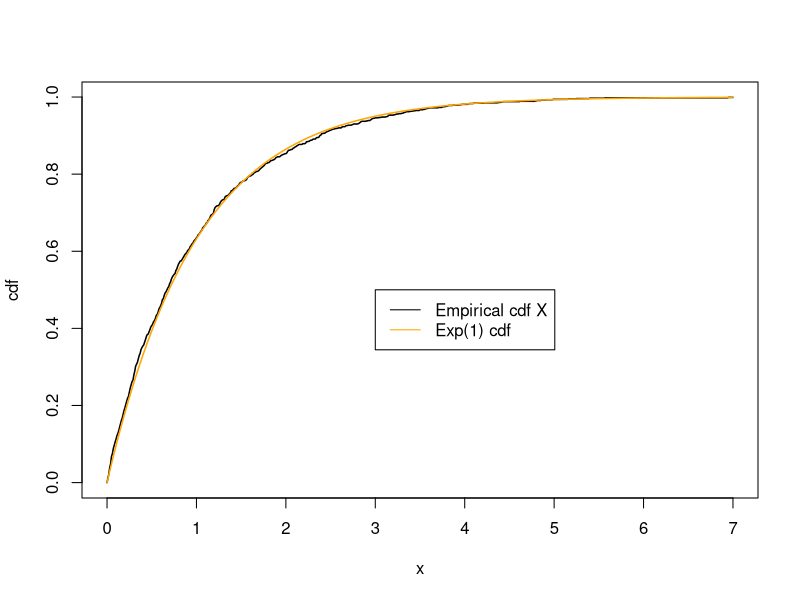
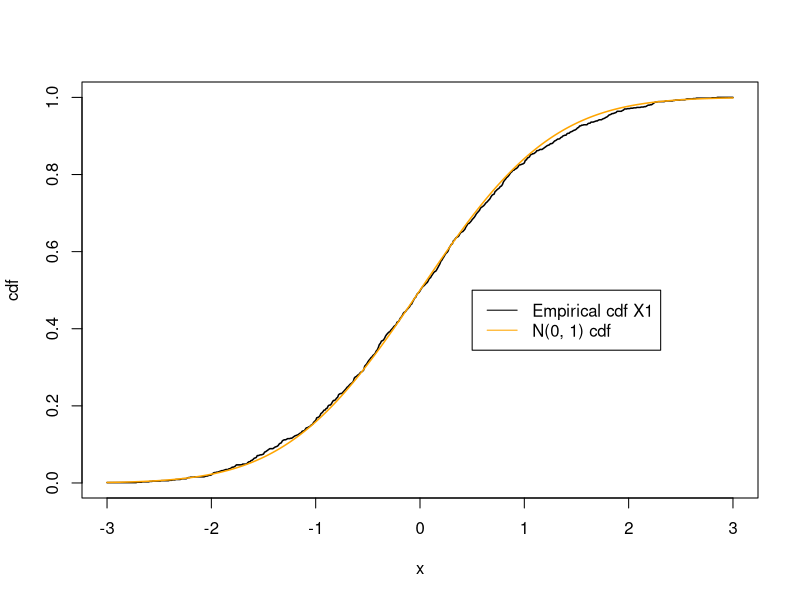
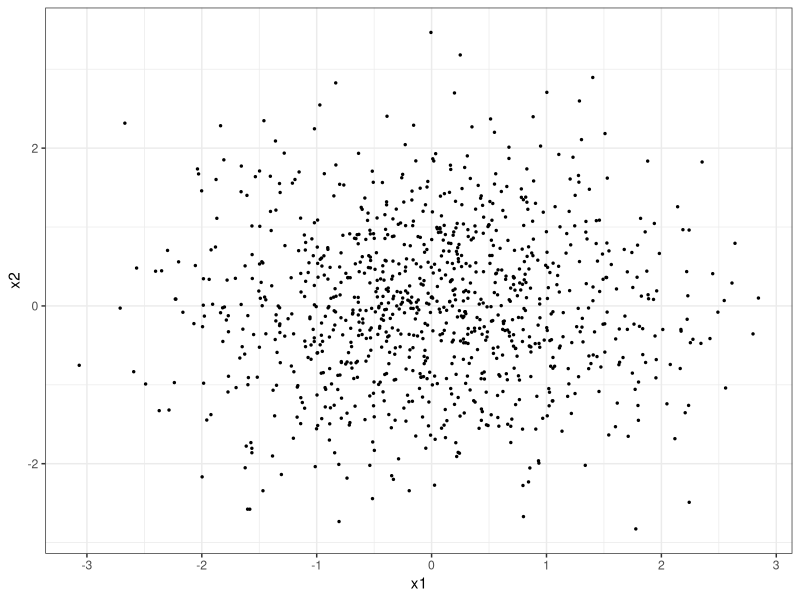

These charts were generated, in order, by the following R code:
## ---- chunk 1
# generate 1000 samples
u <- runif(1000)
x <- -log(u)
## ---- chunk 2
gridpts <- seq(0, 7, 0.01)
plot(gridpts, ecdf(x)(gridpts), type="l", lwd=1.5, xlab="x", ylab="cdf")
lines(gridpts, pexp(gridpts), col="orange", lwd=1.5)
legend(3,0.5,c("Empirical cdf X","Exp(1) cdf"),lty=c(1,1),col=c("black","orange"))
## ---- chunk 3
# generate 1000 samples
u1 <- runif(1000)
u2 <- runif(1000)
x1 <- sqrt(-2*log(u1)) * cos(2*pi*u2)
x2 <- sqrt(-2*log(u1)) * sin(2*pi*u2)
## ---- chunk 4
gridpts <- seq(-3, 3, 0.01)
plot(gridpts, ecdf(x1)(gridpts), type="l", lwd=1.5, xlab="x", ylab="cdf")
lines(gridpts, pnorm(gridpts), col="orange", lwd=1.5)
legend(0.5,0.5,c("Empirical cdf X1","N(0, 1) cdf"),lty=c(1,1),col=c("black","orange"))
## ---- chunk 5
library(tidyverse)
data.frame(x1, x2) |>
  ggplot(aes(x = x1, y = x2)) +
  geom_point(size=0.5) +
  theme_bw()
